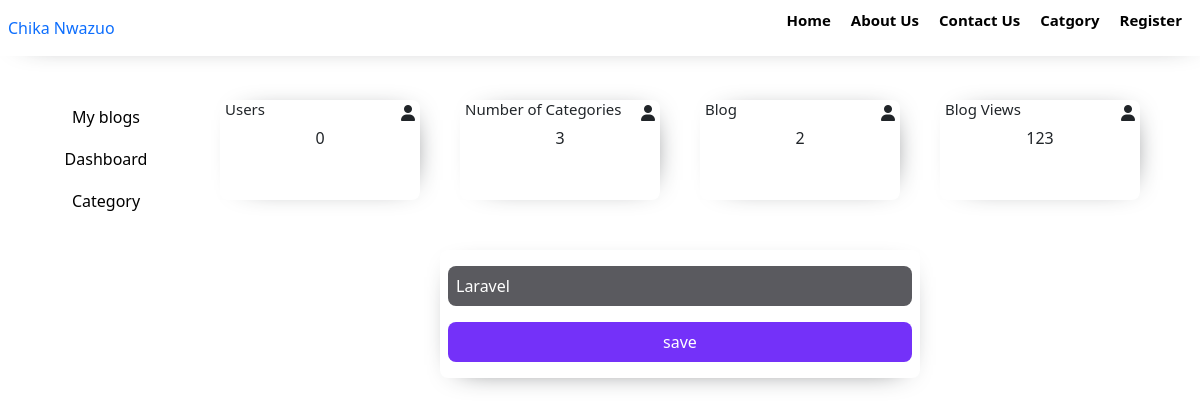
The page /editcat1 on the database as committed earlier.
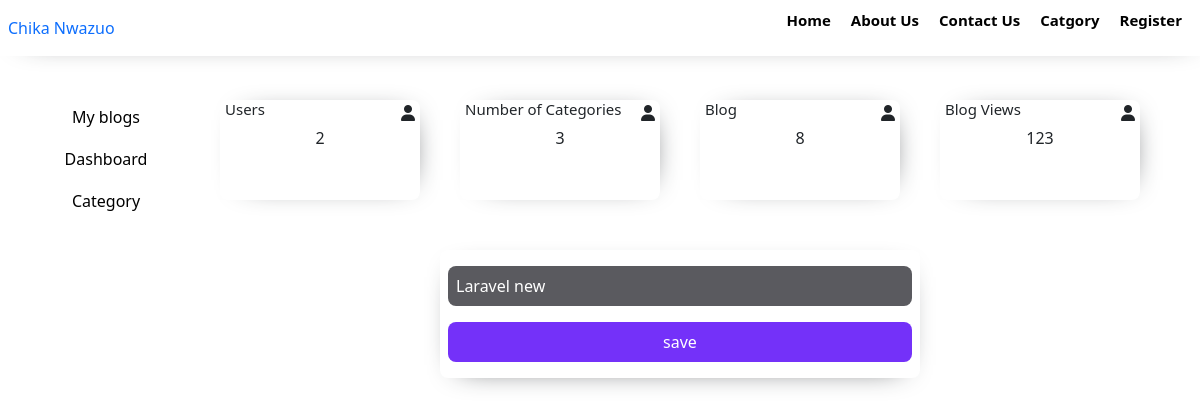
The same page on the database as committed later.
### models.py (models this page shows, shortened)
class Category(db.Model):
    id = db.Column(db.Integer, primary_key=True)
    name = db.Column(db.String(100), unique=True)
    posts = db.relationship('Post', backref='category',lazy=True)

### blueprint/editcat.py (the view, shortened to what this page needs)
@editcategroy.route('/editcat<int:id>',methods=['GET','POST'])
def editcat(id):
    cat=Category.query.get_or_404(id)
    catform=CategoryForm()
    catform.name.data=cat.name
    return render_template("admin/editcat.html",cat=cat,catform=catform)
    pass

### forms.py
class CategoryForm(FlaskForm):
    name=StringField('Category Name',validators=[DataRequired()])
    submit=SubmitField("save")

### app.py (called while the page is built)
@app.context_processor
def inject_global_data():
    categorydata=Category.query.all()
    categorycount=Category.query.count()
    users=User.query.count()
    blog=Post.query.count()
    return {'categorydata': categorydata,'categorycount':categorycount,"users":users,'blog':blog}

### templates/admin/editcat.html (shortened to what this page needs)
{% extends 'admin/layout/adminbased.html' %}
{% block content %}
<div class="add-item-form-div">
    <div class="table-form">
    <div class="editform">
        <form action="" method="post">
          {{ catform.name }}
          {{ catform.submit }}
        </form>
    </div>
    </div>
</div>
{% endblock  %}

Rows that differ between the two databases and show on the page:
changed Category: name "Laravel" → "Laravel new"
Other text that changed with them:
{{ users }}: "0" → "2"
{{ blog }}: "2" → "8"
